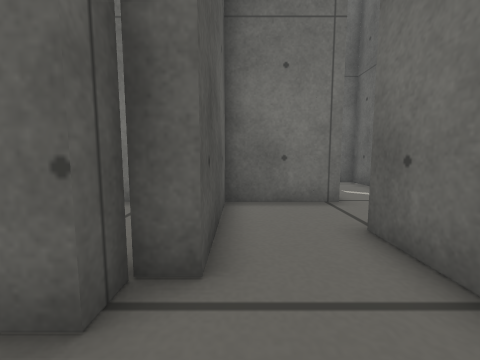
View 1 (above)

16 first-person views from a walk through a robot-simulator world made for Gazebo. The camera is 0.27 m above the floor, tilts 6° down and sees 90° across. The floor is counted in squares, 0.2 m on a side. Each view is taken from the middle of a square. On the plan, view 1 faces up. The plan holds only what a view shows up to about 12 squares ahead; the rest is blank.

View 2
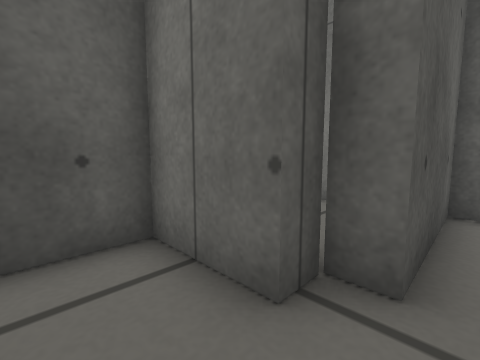

View 3
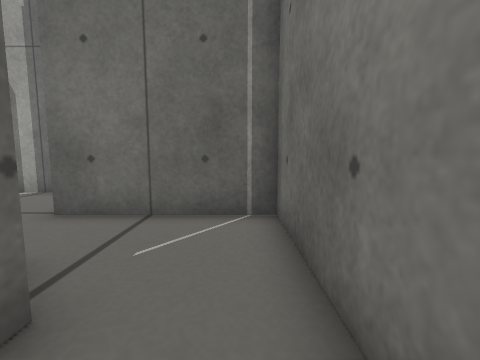

View 4
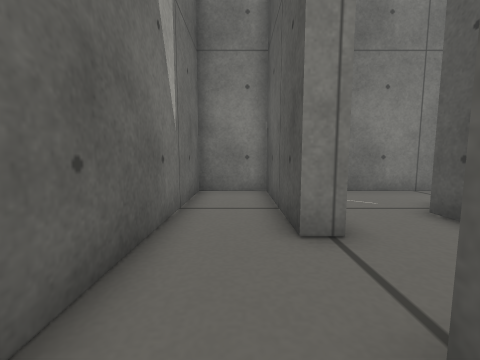

View 5
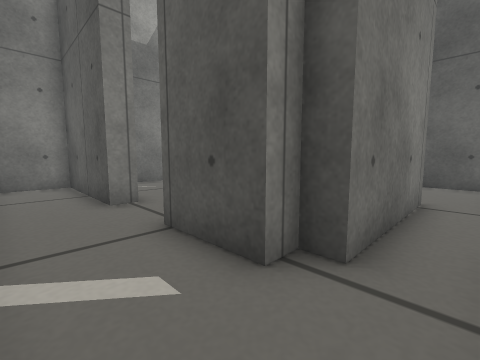

View 6
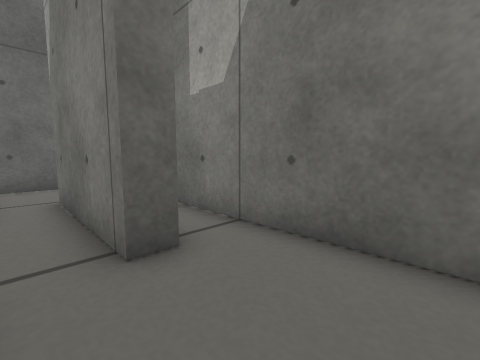

View 7
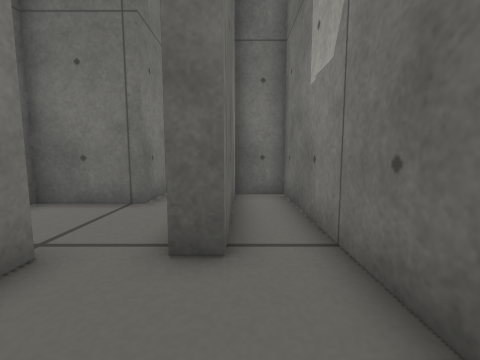

View 8
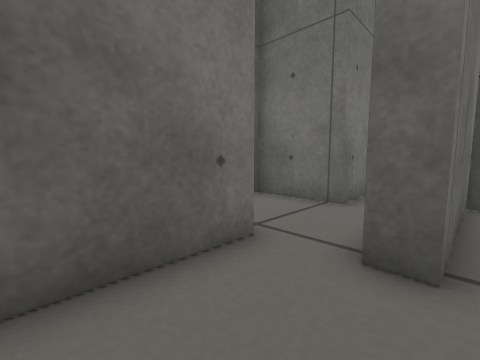

View 9
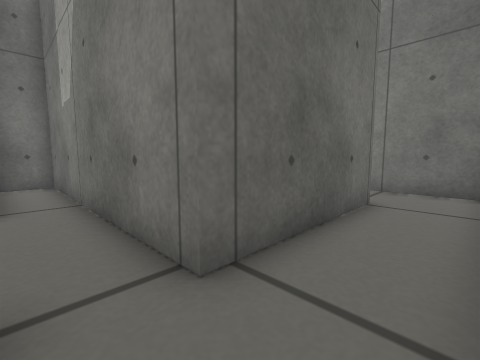

View 10
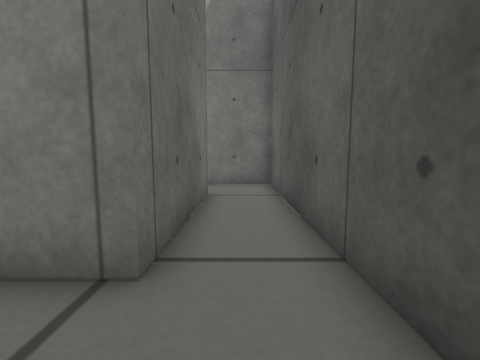

View 11
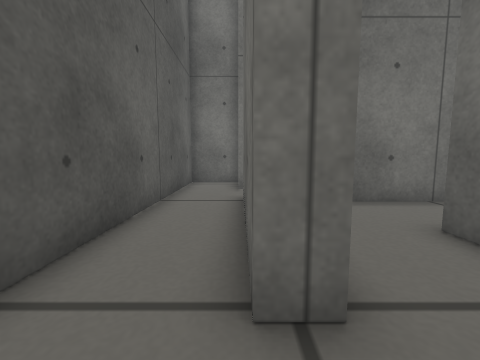

View 12
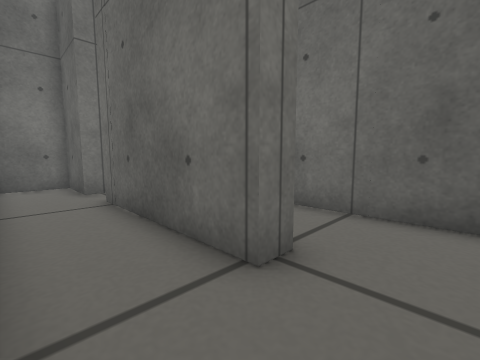

View 13
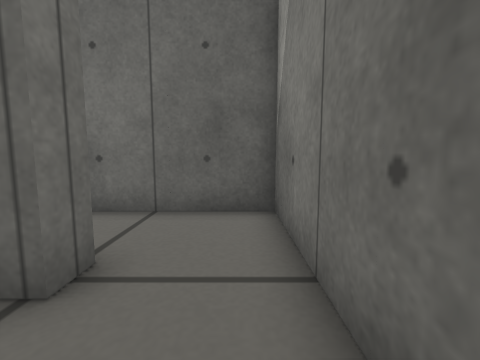

View 14
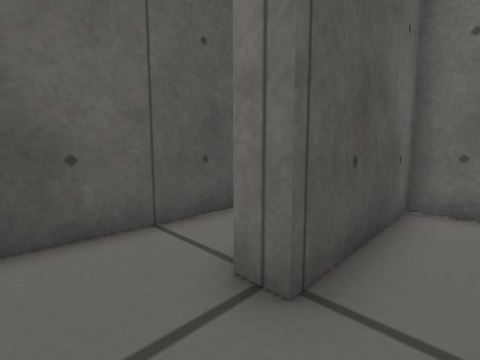

View 15
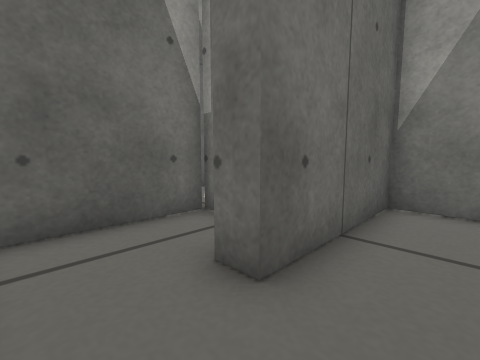

View 16
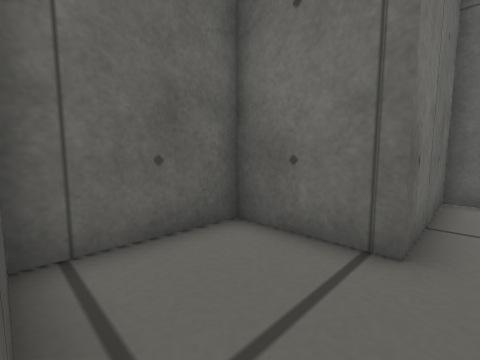

### Floor plan
Points are (right, up) in squares from view 1. A wall is a line through its corners. A room is listed if a view was taken in it or the views show most of it. See-through windows are left out.
Room 1 (views 1, 2, 3)
walls: (-1.2, 2.4) (-1.2, 1.8) (-3.7, 1.8) (-3.7, -0.1); (2.8, 6.8) (-0.4, 6.8) (-0.4, 2.5) (-1.2, 2.5); (-3.1, -0.8) (2.3, -0.8) (2.3, 4.1) (3, 4.1)
ways out: opening at (2.5, 5.5) to room 2
Room 2 (views 4, 5)
walls: (3, 4.1) (3, -0.8) (5.5, -0.8) (5.5, 11.6) (0.5, 11.6); (2.1, 9.3) (2.8, 9.3) (2.8, 6.8); (0.4, 9.9) (2.1, 9.9) (2.1, 9.2)
ways out: opening at (2.5, 5.5) to room 1; opening at (1, 11) to room 3
Room 3 (views 6, 16)
walls: (-3, 11.6) (-6.1, 11.6); (-2.9, 10) (0.4, 9.9); (0.5, 11.6) (0.5, 14.6) (-3, 14.6)
low walls: (-3, 14.6) (-3, 11.6)
ways out: opening at (1, 11) to room 2; opening at (-5, 10) to room 4
Room 4 (views 7, 8)
walls: (-7.3, 11.1) (-7.3, 9.2); (-7.9, 7.5) (2.1, 7.5) (2.1, 9.2) (-2.9, 9.2) (-2.9, 10)
ways out: opening at (-5, 10) to room 3; opening at (-8, 8.5) to room 5
Room 5 (views 9, 10, 12, 13)
walls: (-7.9, 9.3) (-7.9, 11.6) (-10.3, 11.6) (-10.3, -0.8) (-8.6, -0.8); (-7.3, 9.2) (-8.2, 9.2); (-7.9, 1.8) (-7.9, 7.5)
ways out: opening at (-8, 8.5) to room 4; opening at (-7.5, 0.5) to room 6
Room 6 (views 11, 14, 15)
walls: (-3.6, 6.8) (-7.1, 6.8) (-7.1, 1.8) (-7.9, 1.8); (-8.6, -0.8) (-4.4, -0.8) (-4.4, 4.1) (-3.6, 4.1)
ways out: opening at (-7.5, 0.5) to room 5; opening at (-4, 5.5) to room 7
Room 7 (no view inside)
walls: (-2.1, 6.8) (-3.6, 6.8); (-1.2, 2.4) (-1.2, 6.1)
ways out: opening at (-4, 5.5) to room 6

Where each view was taken, in squares from view 1:
view 1: 0 up, 0 right, facing up
view 2: 0 up, 0 right, facing up-left
view 3: 0 up, 3 left, facing right
view 4: 8 up, 4 right, facing down
view 5: 11 up, 5 right, facing down-left
view 6: 11 up, 6 left, facing down-right
view 7: 9 up, 6 left, facing right
view 8: 9 up, 6 left, facing up-right
view 9: 9 up, 10 left, facing down-right
view 10: 10 up, 9 left, facing down
view 11: 0 up, 8 left, facing up
view 12: 0 up, 10 left, facing up-right
view 13: 0 up, 10 left, facing right
view 14: 0 up, 6 left, facing up-left
view 15: 6 up, 6 left, facing down-right
view 16: 11 up, 3 left, facing up-right
